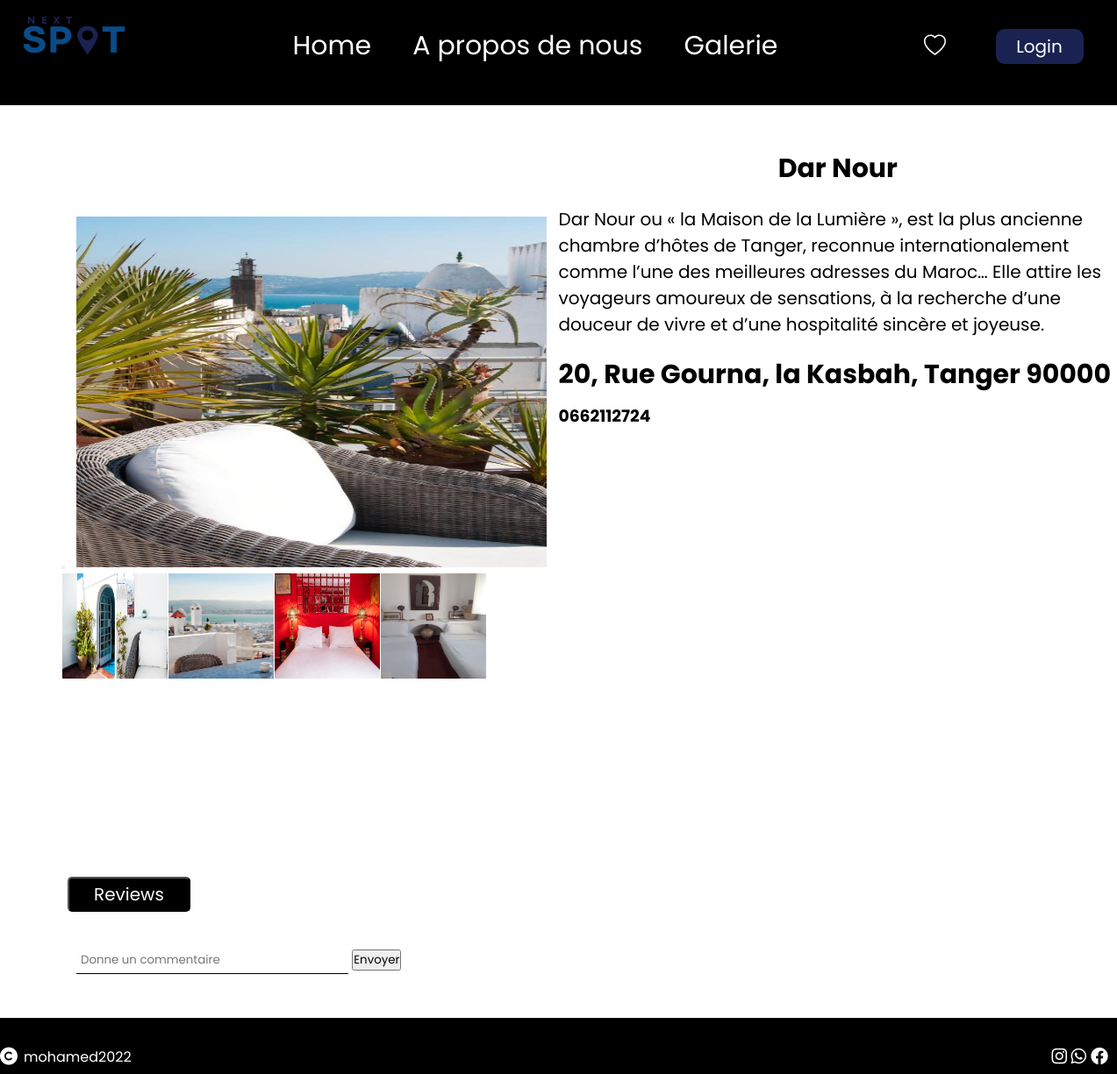
/detailPublication.php?Publication=3, run on the app's committed database.
### tables this page shows
CREATE TABLE `images` (
  `IdImage` int(5) NOT NULL,
  `image` varchar(500) DEFAULT NULL,
  `Id` int(10) DEFAULT NULL,
  `image1` varchar(50) DEFAULT NULL,
  `image2` varchar(50) DEFAULT NULL,
  `image3` varchar(50) DEFAULT NULL,
  `image4` varchar(50) DEFAULT NULL
);

CREATE TABLE `publication` (
  `Id` int(10) NOT NULL,
  `IdCatégorie` int(10) DEFAULT NULL,
  `libelle` varchar(100) DEFAULT NULL,
  `Description` varchar(900) DEFAULT NULL,
  `Telephone` varchar(20) DEFAULT NULL,
  `website` varchar(500) DEFAULT NULL,
  `Adresse` varchar(500) DEFAULT NULL,
  `Prix` varchar(20) DEFAULT NULL
);

### detailPublication.php (the view, shortened to what this page needs)
<?php  include('connection.php');
$detailePublication =$_GET['Publication'];
$selectdetaile = $connect->prepare("SELECT * FROM publication INNER JOIN images ON publication.Id=images.Id WHERE publication.Id='$detailePublication'");
$selectdetaile->execute();
foreach($selectdetaile as $r){
$_SESSION["libelle"]= $r['libelle'];
$_SESSION["Id"]=$r["Id"];
}
?>
<!DOCTYPE html>
<html lang="en">
<head>
    <link rel="stylesheet" href="detailPublication.css">
</head>
<body>
<section class="navDetail" id="navDetail">
<?php include "Navbar.php";?>
</section>
<div class="detailPblication">
    <div class="leftDiv"><button class="b3" onClick="myFunction4()"></button>
        <img class="imageLeft" src="images/<?php echo $r["image1"]?>" alt="">
        <div class="moreImages">
            <img class="morImagesdown"  src="images/<?php echo $r["image"]?>" alt="">
            <img class="morImagesdown" src="images/<?php echo $r["image2"]?>" alt="">
            <img class="morImagesdown" src="images/<?php echo $r["image3"]?>" alt="">
            <img class="morImagesdown" src="images/<?php echo $r["image4"]?>" alt="">
        </div>
    </div>
    <div class="rightDIV">
        <h1 class="detaileLibelle"><?php echo $r["libelle"]?></h1>
        <p class="detaileDescription"><?php echo $r["Description"]?></p>
        <h5 class="detaileAdresse"><?php echo $r["Adresse"]?></h5>
        <h3 class="detaileTelephone"><?php echo $r["Telephone"]?></h3>
    </div>
</div>
    <div class="reviews">
        <button class="review">Reviews</button><br>
        <form action="" method="POST">
        <input placeholder="Donne un commentaire " type="text" name="reviewText" class="reviewText" id="commande">
        <button class="envoyer" type="submit" name="envoyer">Envoyer</button>
    </form>
</div>
    <?php
    include('footer.php');?>
</body>
</html>

### detailPublication.css (style rules this page uses)
.navDetail { background-color: black; height: 15vh; }
.detailPblication { display: flex; justify-content: center; height: 100vh; margin-top: 50px; }
.leftDiv { width: 50%; margin: 77px 10px 20px 70px; }
.rightDIV { width: 50%; }
.imageLeft { width: 67vh; height: 50vh; margin-left: 9px; }
.moreImages { display: flex; width: 484px; justify-content: space-around; }
.morImagesdown { width: 15vh; height: 15vh; }
.detaileLibelle { text-align: center; font-size: 30px; margin-bottom: 20px; }
.detaileDescription { font-size: 20px; width: 650px; margin-bottom: 20px; }
.detaileAdresse { font-size: 30px; margin-bottom: 10px; }
.reviews { margin: 30px 0px 20px 77px; }
.review { background-color: black; color: white; font-size: 20px; border-radius: 5px; height: 40px; width: 140px; text-align: center; margin-bottom: 30px; }
.reviewText { width: 300px; border: none; border-bottom: 1px solid; padding: 5px; margin: 10px 0px 30px 10px; }

### Navbar.css (style rules this page uses)
* { margin: 0px; padding: 0px; text-decoration: none; font-family: 'Poppins' }

### data on the page
images: image1 (picture), image (picture), image2 (picture), image3 (picture), image4 (picture), publication.libelle "Dar Nour", publication.Description "Dar Nour ou « la Maison de la Lumière », est la plus ancienne chambre d’hôtes de Tan­ger, reconnue internationalement comme l’une des meilleures adresses du Maroc… Elle attire les voyageurs amoureux de sensations, à la recherche d’une douceur de vivre et d’une hospitalité sincère et joyeuse.", publication.Adresse "20, Rue Gourna, la Kasbah, Tanger 90000", publication.Telephone "0662112724"
